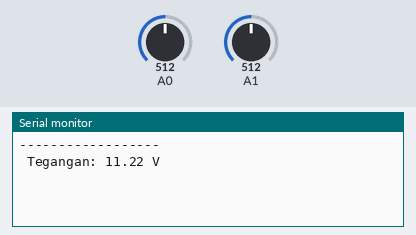
A sketch run on a simulated Arduino Uno, built with avr-gcc and run on an emulated ATmega328P. Shown: the last lines printed to the serial monitor. Inputs (shaded band) come from the test bench; at power-on: A0 = 512, A1 = 512.

Above: at 1.8 s.
1.9 s: A0 set to 716
At 2.6 s:
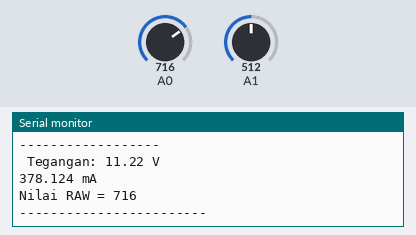
3.6 s: A1 set to 716
At 4.5 s:
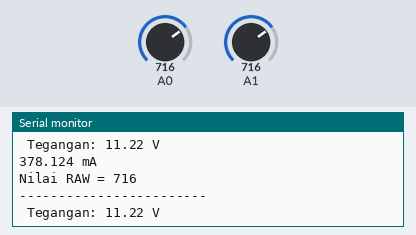
5.1 s: A0 set to 900
At 6.5 s:
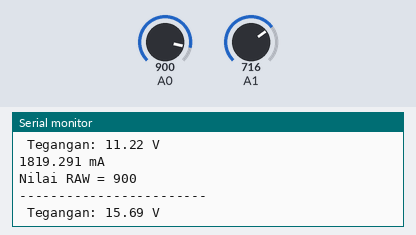
6.6 s: A1 set to 900
At 8.85 s:
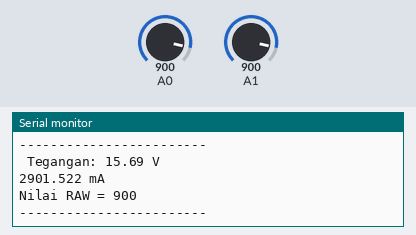

Measured:
- after the input at 1.9 s, the serial monitor: prints a new line after 0.27 s (image 1)
- after the input at 5.1 s, the serial monitor: prints a new line after 0.24 s (image 3)

The sketch:

FSJK9U6I8S9VQTT.ino
```cpp
#include <Wire.h>
int val11;
float val2;
float sensitifitas = 0.66;

void setup()
{
  Serial.begin(9600);
  Serial.println("------------------");
}
void loop()
{
    float temp;
    val11=analogRead(1);
    temp=val11/4.562;
    val2=(temp/10);
    Serial.print(" Tegangan: ");
    Serial.print(val2);
    Serial.println(" V");
    delay(1000);

    //Sensor Arus max 5A
    float average = 0;
    for(int i = 0; i < 1000; i++) {
      //average = average + (0.0264 * analogRead(A0) - 13.51);
      average = average + ((0.0048828125 * analogRead(A0) - 2.5) / sensitifitas);
      delay(1);
    }
    Serial.print(average + 31,3);
    Serial.println(" mA");
    Serial.print("Nilai RAW = ");
    Serial.println(analogRead(A0));
    Serial.println("------------------------");
    delay(1000);


}
```
